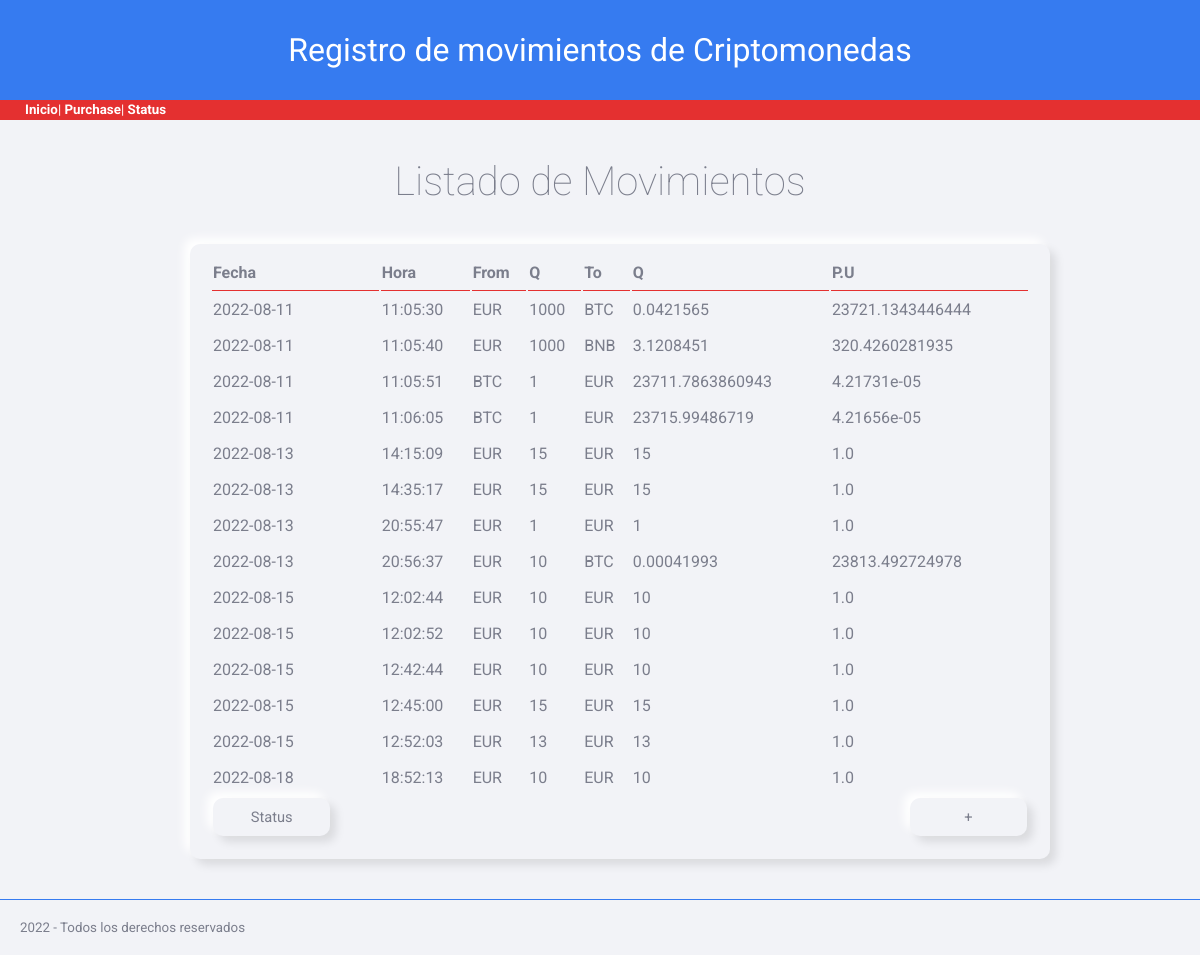
Before: / with the older database file.
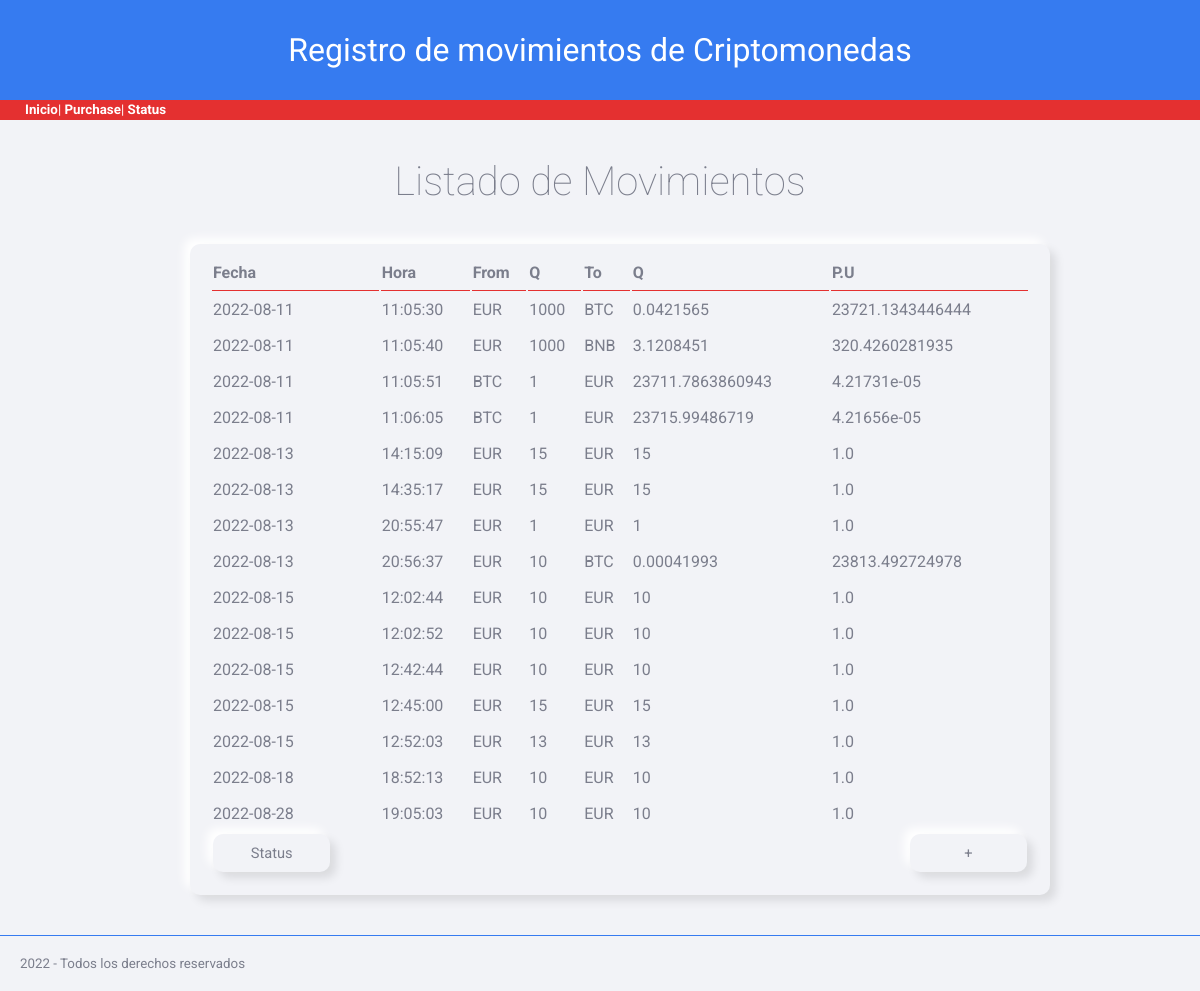
After: the same page with the newer database file.
### tables this page shows
CREATE TABLE "movimientos" (
	"id"	INTEGER NOT NULL,
	"date"	TEXT,
	"time"	TEXT,
	"moneda_from"	TEXT,
	"cantidad_from"	NUMERIC,
	"moneda_to"	TEXT,
	"cantidad_to"	NUMERIC,
	PRIMARY KEY("id" AUTOINCREMENT)
);

### money/views.py (the view)
@app.route("/")
def inicio():
    try:
        db = DBManager(RUTA)
        movimientos = db.consultaSQL("SELECT * from movimientos")
        return render_template("inicio.html", movs=movimientos)
    except:
        flash("Error al conectar con la BBDD",
              category="fallo")
        return render_template("inicio.html")

### money/models.py (called while the page is built)
    def consultaSQL(self, consulta):
        conexion = sqlite3.connect(self.ruta)
        cursor = conexion.cursor()
        cursor.execute(consulta)
        self.movimientos = []
        nombres_columnas = []
        for desc_columna in cursor.description:
            nombres_columnas.append(desc_columna[0])
        datos = cursor.fetchall()
        for dato in datos:
            movimiento = {}
            indice = 0
            for nombre in nombres_columnas:
                movimiento[nombre] = dato[indice]
                indice += 1
            self.movimientos.append(movimiento)
        conexion.close()
        return self.movimientos

### money/templates/inicio.html (shortened to what this page needs)
{% extends "base.html" %}
{%  block page_title %}
Listado de Movimientos
{% endblock %}
{% block contenido %}
{{ super ()}}
    <table class="paper">
        <tr>
            <th class="cabecera_tabla">Fecha</th>
            <th class="cabecera_tabla">Hora</th>
            <th class="cabecera_tabla">From</th>
            <th class="cabecera_tabla">Q</th>
            <th class="cabecera_tabla">To</th>
            <th class="cabecera_tabla">Q</th>
            <th class="cabecera_tabla">P.U</th>
        </tr>
        {% if movs %}
            {% for mov in movs %}
            <tr>
                <td>{{mov.date}}</td>
                <td>{{mov.time}}</td>
                <td>{{mov.moneda_from}}</td>
                <td>{{mov.cantidad_from}}</td>
                <td>{{mov.moneda_to}}</td>
                <td>{{mov.cantidad_to|round(10, 'common')}}</td>
                <td>{{(mov.cantidad_from / mov.cantidad_to)|round(10, 'common')}}</td>
            </tr>
            {% endfor %}
        {% else %}
        <tr>
            <td colspan="4">No hay movimientos que mostrar</td>
        </tr>
        {% endif %}
        <tr>
            <td>
                <a href="/status">
                    <button type="button" name="return" id="return">Status</button>
                </a>
            </td>
            <td></td>
            <td></td>
            <td></td>
            <td></td>
            <td></td>
            <td align="right">
                <a href="/purchase">
                   <button type="submit" name="return" id="return">+</button>
                </a>
            </td>
        </tr>
    </table>
{% endblock %}

### money/templates/base.html (shortened to what this page needs)
<!DOCTYPE html>
<html lang="en">
<head>
    <link rel="stylesheet" href="static/css/skeuos.css">
    <link rel="stylesheet" href="static/css/styles.css">
</head>
<body>
    <header>
        Registro de movimientos de Criptomonedas
    </header>
    <nav class="main_menu">
        <a href="/">Inicio</a>|<a href="\purchase"> Purchase</a>| <a href="\status"> Status</a>
    </nav>
    <main>
        {% block contenido %}
        <h2 class="main_page_title">{% block page_title %}{% endblock %}</h1>
        {% endblock %}
    </main>
    <footer class="pie_de_pagina">2022 - Todos los derechos reservados</footer>
</body>
</html>

### money/static/css/skeuos.css (style rules this page uses)
:root { --bg-color: #f2f3f7; --fg-color: #7b7e8c; --red: #E43030; --green: #19A187; --blue: #367bf0; --dark-blue: #265AB1; --maroon: #B8174C; --purple: #8C42AB; }
* { box-sizing: border-box; outline: none; -webkit-touch-callout: none; -webkit-appearance: none; -webkit-tap-highlight-color: transparent !important; -webkit-tap-highlight-color: rgba(0, 0, 0, 0) !important; -webkit-touch-callout: none; font-family: 'Roboto', sans-serif; letter-spacing: 0; }
html, body { background-color: #f2f3f7; color: #7b7e8c; margin: 0; padding: 0; font-size: 10pt; height: 100%; cursor: default; user-select: none; -webkit-user-select: none; -khtml-user-select: none; -moz-user-select: none; -ms-user-select: none; }
.with-shadow, .outset, button, .checktext input + span, .blue-button, .checktext input:checked + span, button.blue-button, .green-button, button.green-button, .green-button.blue-button, .red-button, button.red-button, .red-button.blue-button, .red-button.green-button, input[type="button"], input[type="submit"], input[type="reset"], select, input[type="text"]:not(select):focus, input[type="search"]:not(select):focus, input[type="tel"]:not(select):focus, input[type="url"]:not(select):focus, input[type="email"]:not(select):focus, input[type="password"]:not(select):focus, input[type="date"]:not(select):focus, input[type="month"]:not(select):focus, input[type="week"]:not(select):focus, input[type="time"]:not(select):focus, input[type="number"]:not(select):focus, input[type="color"]:not(select):focus, select:not(select):focus, textarea:not(select):focus, .paper { box-shadow: 6px 6px 10px rgba(0, 0, 0, 0.1), -6px -6px 10px white; }
.outset, button, .checktext input + span, .blue-button, .checktext input:checked + span, button.blue-button, .green-button, button.green-button, .green-button.blue-button, .red-button, button.red-button, .red-button.blue-button, .red-button.green-button, input[type="button"], input[type="submit"], input[type="reset"], select, input[type="text"]:not(select):focus, input[type="search"]:not(select):focus, input[type="tel"]:not(select):focus, input[type="url"]:not(select):focus, input[type="email"]:not(select):focus, input[type="password"]:not(select):focus, input[type="date"]:not(select):focus, input[type="month"]:not(select):focus, input[type="week"]:not(select):focus, input[type="time"]:not(select):focus, input[type="number"]:not(select):focus, input[type="color"]:not(select):focus, select:not(select):focus, textarea:not(select):focus, .paper { border-radius: 10px; background: #f2f3f7; }
.paper { padding: 10px 20px 20px; margin-top: 20px; min-height: 100px; font-size: 1.2em; background: #f2f3f7; }
section, article, .section, .article, .paper { line-height: 2em; word-wrap: break-word; word-break: normal; line-height: 2em; }
button, .checktext input + span, .blue-button, .checktext input:checked + span, button.blue-button, .green-button, button.green-button, .green-button.blue-button, .red-button, button.red-button, .red-button.blue-button, .red-button.green-button, input[type="button"], input[type="submit"], input[type="reset"] { border: 0; text-transform: capitalize; padding: 10px 0; width: 8em; text-align: center; cursor: pointer; color: inherit; font-size: 1.1rem; transition-property: background-color, box-shadow; transition-delay: .2s; transition-duration: .2s; }
a, a:link, a:visited, a:hover a:active { cursor: pointer; font-weight: bold; color: #367bf0; font-weight: bold; text-decoration: none; }
h1, h2, h3, h4, h5, h6 { line-height: 1.5em; }
h2 { font-size: 3em; font-weight: lighter; margin: .8em 0; }

### money/static/css/styles.css (style rules this page uses)
header { background-color: #367bf0; color: white; height: 100px; font-size: xx-large; line-height: 100px; text-align: center; }
nav { background-color: #E43030; color: white; height: 20px; line-height: 20px; padding-left: 25px; }
main { max-width: 900px; margin: auto; padding: 0 20px; }
table.paper { width: 100%; margin: 10px 20px; }
.cabecera_tabla { border-bottom: #E43030 1px solid; text-align: left; }
.pie_de_pagina { margin-top: 40px; padding: 20px; border-top: #367bf0 solid 1px; }
nav.main_menu a { color: white; }
h2.main_page_title { text-align: center; }
button { color: #7b7e8c; }

Changed rows visible on the page:
added movimientos: date "2022-08-28", time "19:05:03", moneda_from "EUR", cantidad_from "10", moneda_to "EUR", cantidad_to "10", (mov.cantidad_from/mov.cantidad_to)|round(10,'common') "1.0"
